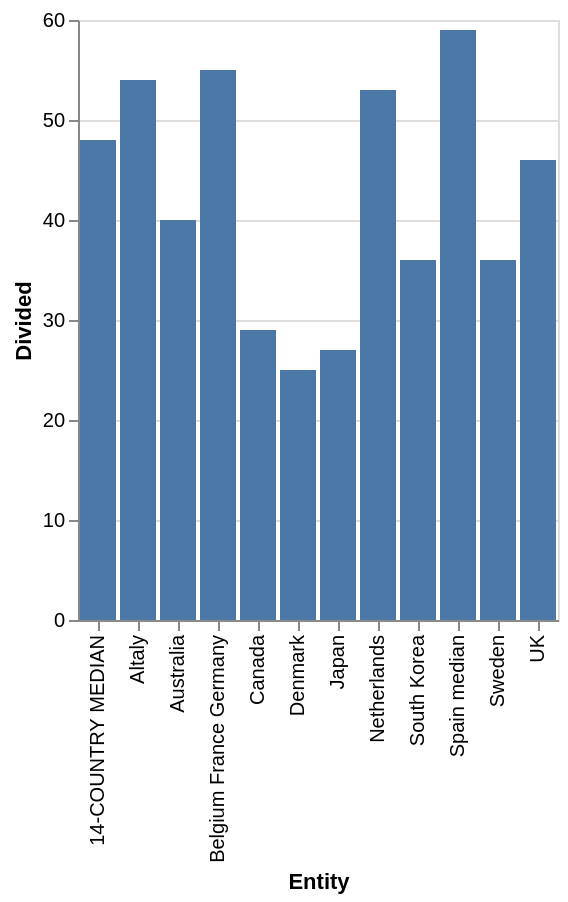

Write the Vega-Lite specification saved for this chart.
### Vega-Lite specification from a JSON file in a GitHub repository (floating-point values rounded to 4 significant figures)
{"$schema": "https://vega.github.io/schema/vega-lite/v5.json", "description": "Bar chart auto-generated from CSV", "data": {"values": [{"Entity": "14-COUNTRY MEDIAN", "Divided": "48.0", "United": "46.0"}, {"Entity": "Japan", "Divided": "27.0", "United": "nan"}, {"Entity": "Australia", "Divided": "40.0", "United": "54.0"}, {"Entity": "South Korea", "Divided": "36.0", "United": "56.0"}, {"Entity": "Spain median", "Divided": "59.0", "United": "53.0"}, {"Entity": "Belgium France Germany", "Divided": "55.0", "United": "54.0"}, {"Entity": "Netherlands", "Divided": "53.0", "United": "nan"}, {"Entity": "Altaly", "Divided": "54.0", "United": "45.0"}, {"Entity": "UK", "Divided": "46.0", "United": "46.0"}, {"Entity": "Sweden", "Divided": "36.0", "United": "58.0"}, {"Entity": "Denmark", "Divided": "25.0", "United": "nan"}, {"Entity": "U.S", "Divided": "nan", "United": "18.0"}, {"Entity": "Canada", "Divided": "29.0", "United": "66.0"}]}, "mark": "bar", "encoding": {"x": {"field": "Entity", "type": "ordinal"}, "y": {"field": "Divided", "type": "quantitative"}}}
